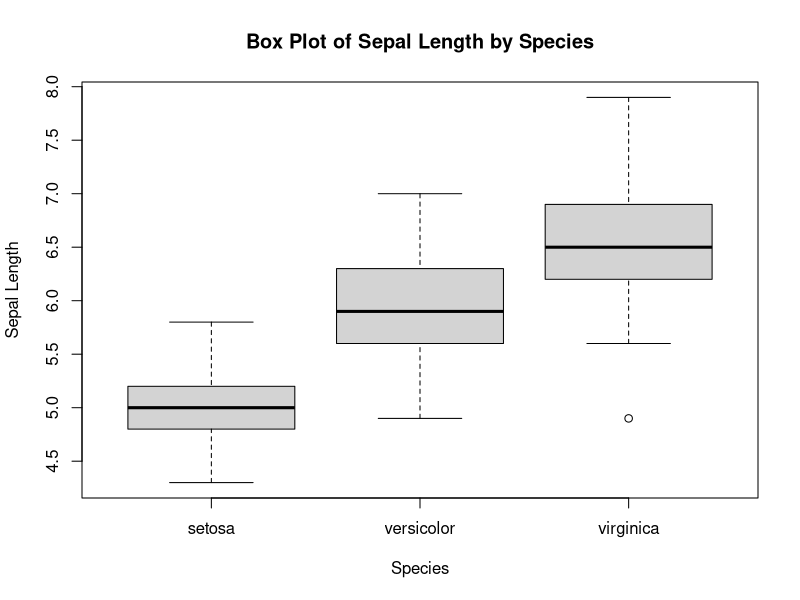
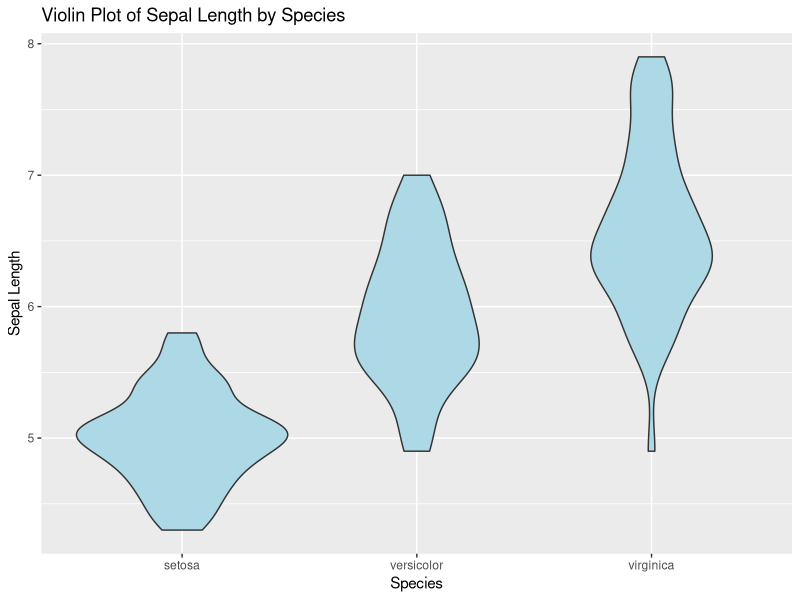
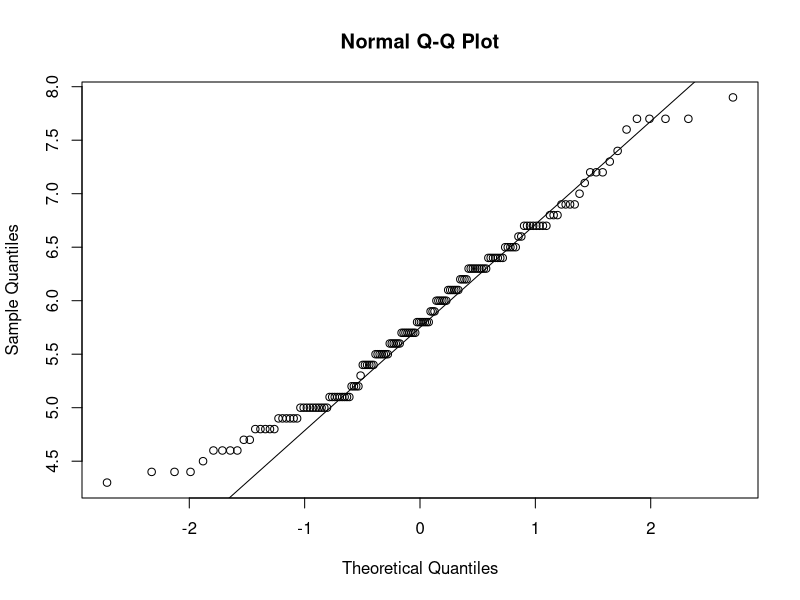
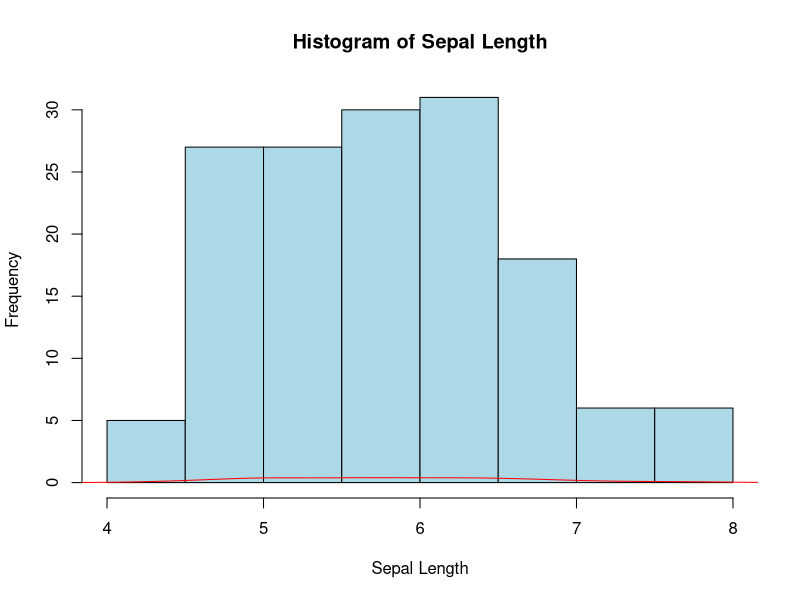
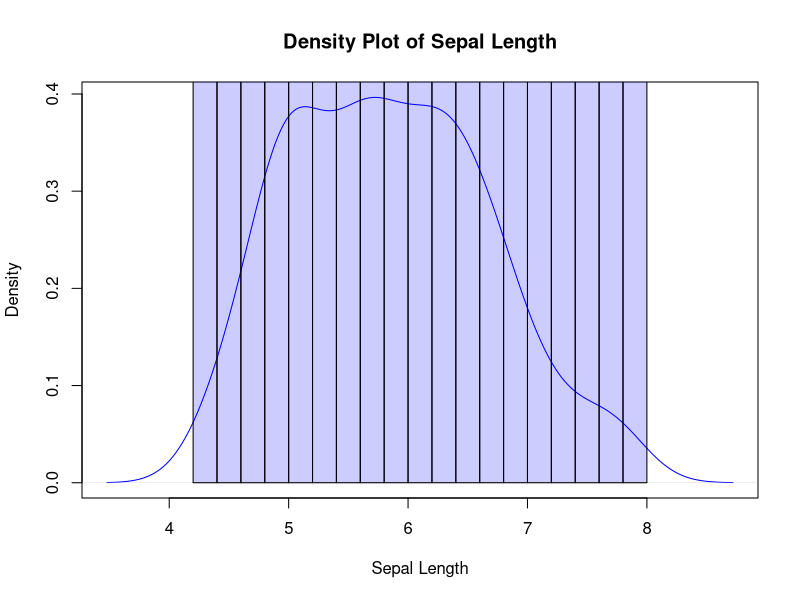
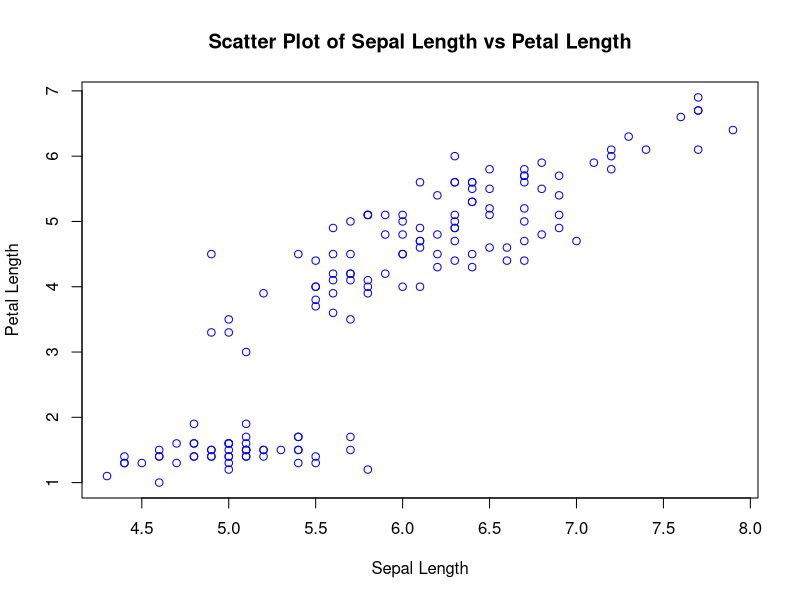
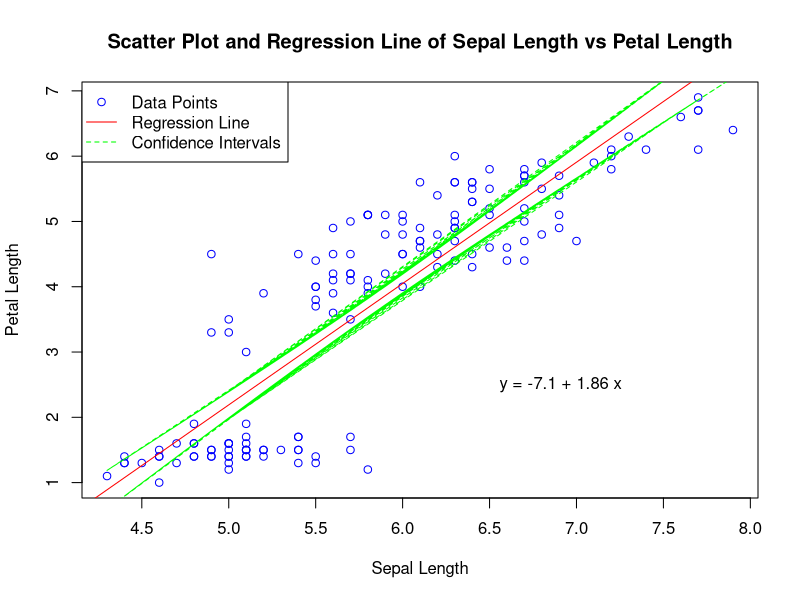

These charts were generated, in order, by the following R code:
## ---- chunk 1
# Creating a box plot
boxplot(Sepal.Length ~ Species, data = iris, 
        main = "Box Plot of Sepal Length by Species",
        xlab = "Species", ylab = "Sepal Length")

## ---- chunk 2
# Creating a violin plot
library(ggplot2)
ggplot(iris, aes(x = Species, y = Sepal.Length)) +
  geom_violin(fill = "lightblue") +
  labs(title = "Violin Plot of Sepal Length by Species",
       x = "Species", y = "Sepal Length")

## ---- chunk 3
# Creating a QQ plot
qqnorm(iris$Sepal.Length)
qqline(iris$Sepal.Length)

## ---- chunk 4
# Creating a histogram
hist(iris$Sepal.Length, 
     main = "Histogram of Sepal Length",
     xlab = "Sepal Length",
     ylab = "Frequency",
     col = "lightblue")

# Adding a density plot
lines(density(iris$Sepal.Length), col = "red")

## ---- chunk 5
# Creating a density plot
plot(density(iris$Sepal.Length), 
     main = "Density Plot of Sepal Length",
     xlab = "Sepal Length",
     col = "blue")

# Adding a histogram
hist(iris$Sepal.Length, 
     col = rgb(0,0,1,0.2), 
     add = TRUE, 
     breaks = 20)

## ---- chunk 6
# Creating a scatter plot
plot(iris$Sepal.Length, iris$Petal.Length,
     main = "Scatter Plot of Sepal Length vs Petal Length",
     xlab = "Sepal Length", ylab = "Petal Length",
     col = "blue")

## ---- chunk 7
# Creating a scatter plot
plot(iris$Sepal.Length, iris$Petal.Length,
     main = "Scatter Plot and Regression Line of Sepal Length vs Petal Length",
     xlab = "Sepal Length", ylab = "Petal Length",
     col = "blue")

# Fit linear regression model
model <- lm(Petal.Length ~ Sepal.Length, data = iris)

# Adding regression line
abline(model, col = "red")

# Adding regression equation
eq <- paste("y =", round(coef(model)[1], 2), "+", round(coef(model)[2], 2), "x")
text(6.5, 2.5, eq, pos = 4)

# Adding confidence intervals
conf_interval <- predict(model, interval = "confidence")
lines(iris$Sepal.Length, conf_interval[, "lwr"], col = "green", lty = 2)
lines(iris$Sepal.Length, conf_interval[, "upr"], col = "green", lty = 2)
# Add legend
legend("topleft", legend = c("Data Points", "Regression Line", "Confidence Intervals"),
       col = c("blue", "red", "green"), lty = c(NA, 1, 2), lwd = c(NA, 1, 1),
       pch = c(1, NA, NA), bty = "o" # Enclose the legend in a box
       )

